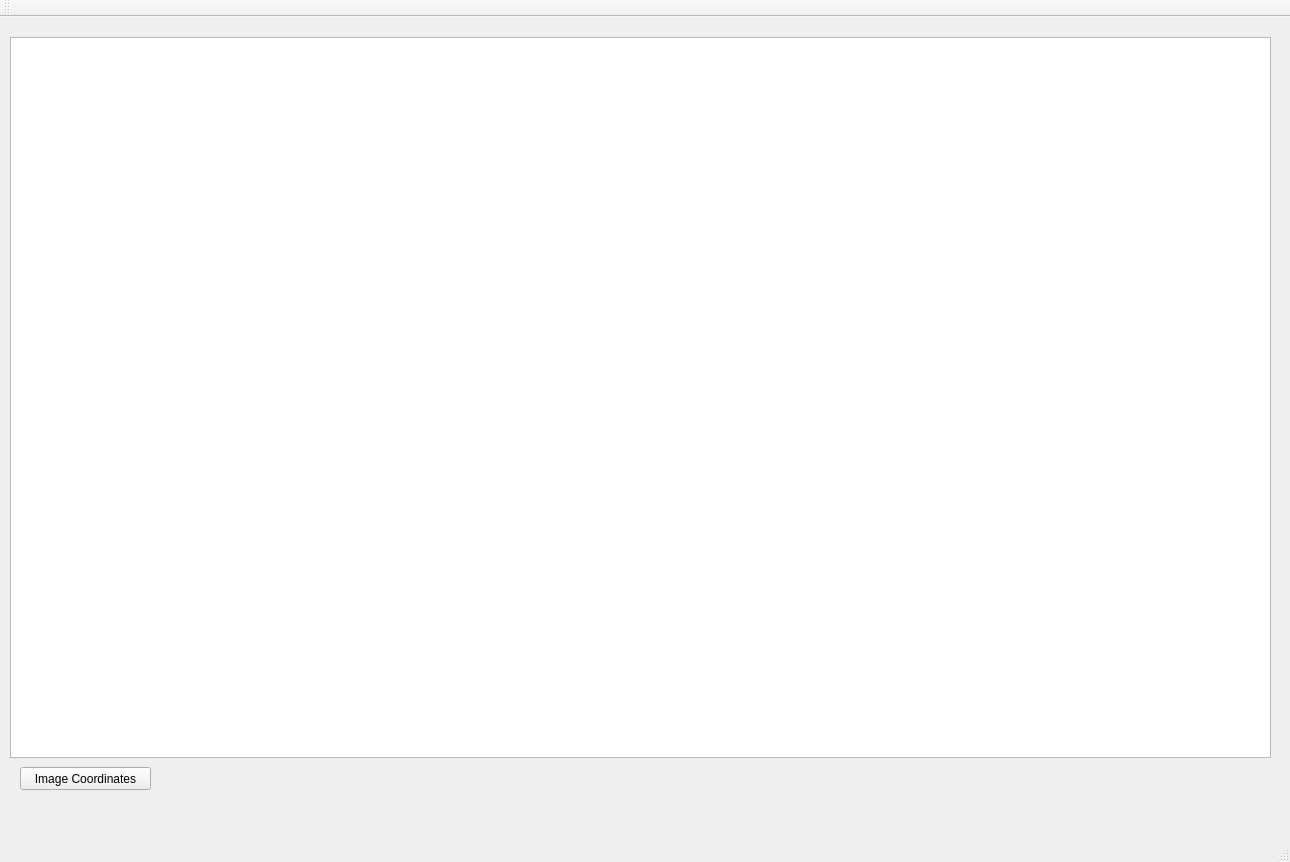
<?xml version="1.0" encoding="UTF-8"?>
<ui version="4.0">
 <class>MainWindow</class>
 <widget class="QMainWindow" name="MainWindow">
  <property name="geometry">
   <rect>
    <x>0</x>
    <y>0</y>
    <width>1290</width>
    <height>862</height>
   </rect>
  </property>
  <property name="windowTitle">
   <string>MainWindow</string>
  </property>
  <widget class="QWidget" name="centralWidget">
   <widget class="QPushButton" name="pushButton">
    <property name="geometry">
     <rect>
      <x>20</x>
      <y>750</y>
      <width>131</width>
      <height>23</height>
     </rect>
    </property>
    <property name="text">
     <string>Image Coordinates</string>
    </property>
   </widget>
   <widget class="QGraphicsView" name="graphicsView">
    <property name="geometry">
     <rect>
      <x>10</x>
      <y>20</y>
      <width>1261</width>
      <height>721</height>
     </rect>
    </property>
   </widget>
  </widget>
  <widget class="QMenuBar" name="menuBar">
   <property name="geometry">
    <rect>
     <x>0</x>
     <y>0</y>
     <width>1290</width>
     <height>21</height>
    </rect>
   </property>
  </widget>
  <widget class="QToolBar" name="mainToolBar">
   <attribute name="toolBarArea">
    <enum>TopToolBarArea</enum>
   </attribute>
   <attribute name="toolBarBreak">
    <bool>false</bool>
   </attribute>
  </widget>
  <widget class="QStatusBar" name="statusBar"/>
 </widget>
 <layoutdefault spacing="6" margin="11"/>
 <resources/>
 <connections/>
</ui>
